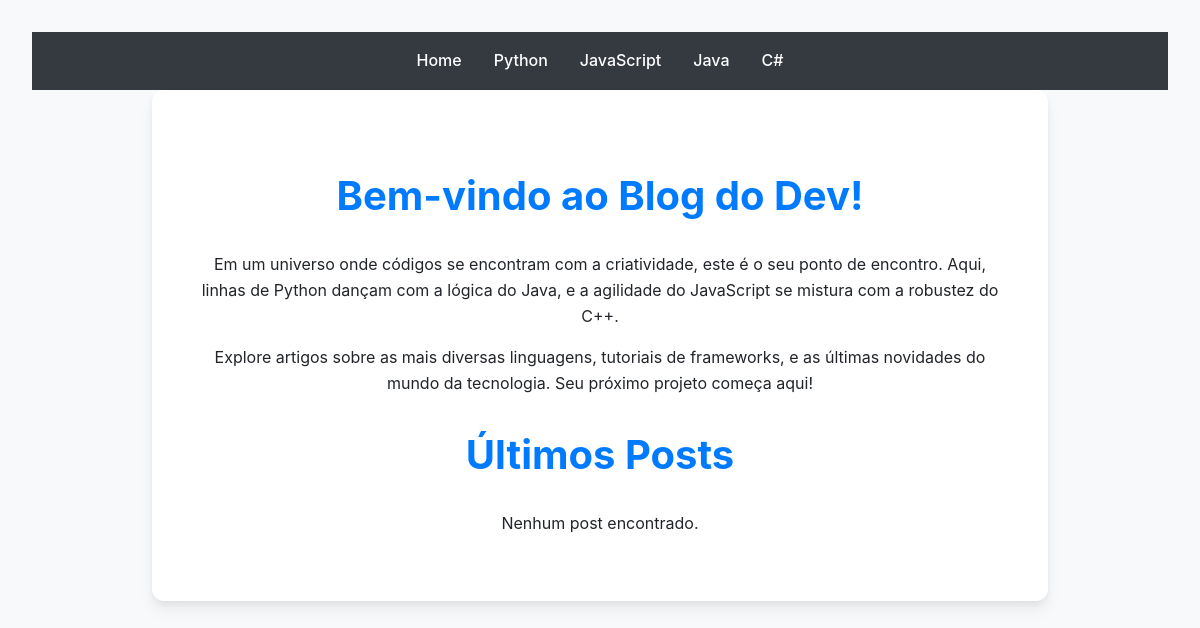
Before: / with the older database file.
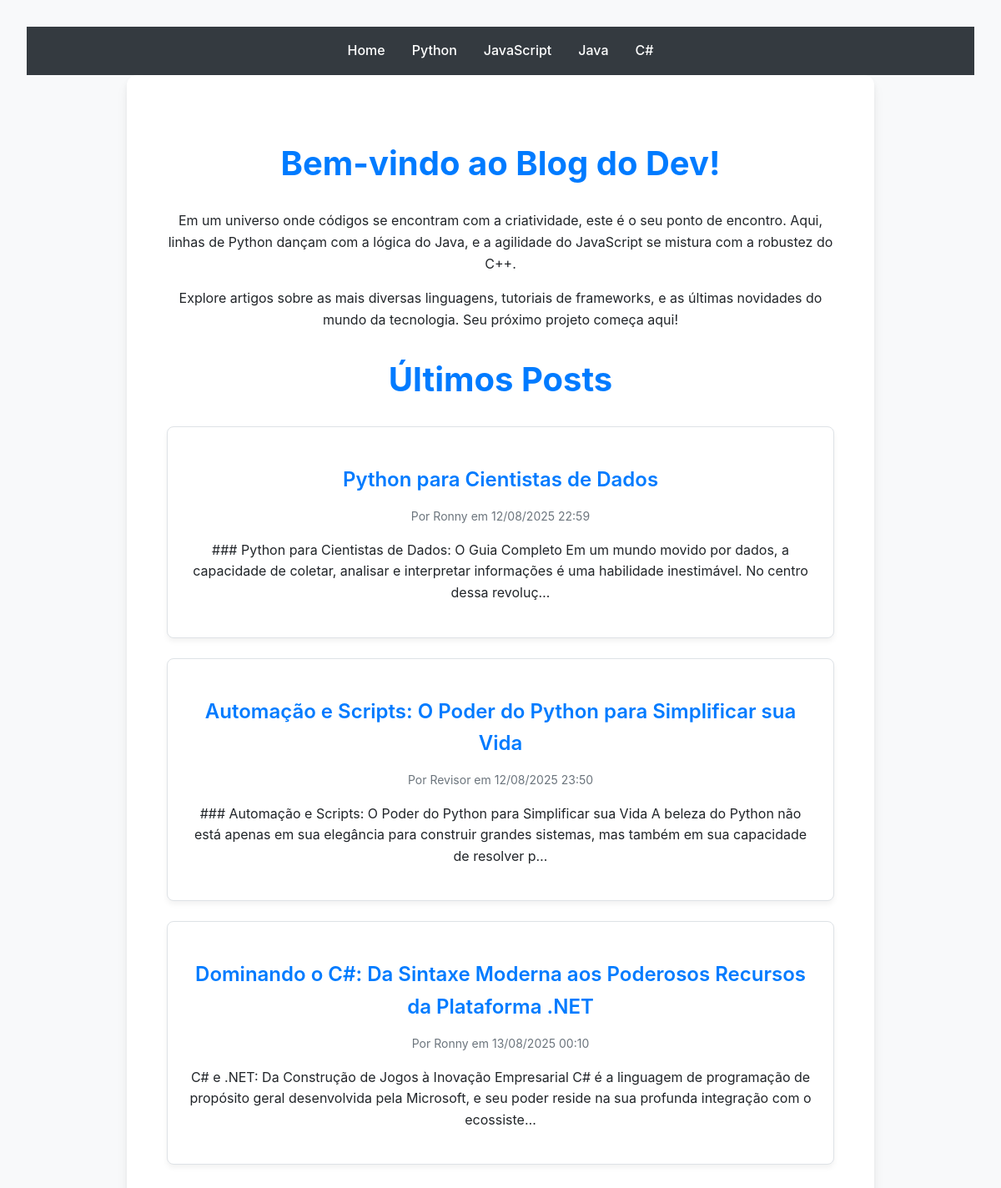
After: the same page with the newer database file.
### posts/models.py (models this page shows, shortened)
class Post(models.Model):
    titulo = models.CharField(max_length=200)
    conteudo = models.TextField()
    linguagem = models.CharField(max_length=4, choices=LINGUAGENS, default='PY') # Novo campo
    autor = models.ForeignKey(User, on_delete=models.CASCADE)
    data_publicacao = models.DateTimeField(auto_now_add=True)

### posts/views.py (the view)
# urls.py: path('',views.index,name='index'),
def index(request):
    posts = Post.objects.all()
    context = {
        'posts': posts
    }
    return render(request, 'index.html', context)

### posts/templates/index.html (shortened to what this page needs)
<!DOCTYPE html>
<html lang="pt-br">
<head>
</head>
<body>
<nav class="navbar">
    <a href="{% url 'index' %}">Home</a>
    <a href="{% url 'posts_por_linguagem' 'PY' %}">Python</a>
    <a href="{% url 'posts_por_linguagem' 'JS' %}">JavaScript</a>
    <a href="{% url 'posts_por_linguagem' 'JAVA' %}">Java</a>
    <a href="{% url 'posts_por_linguagem' 'CS' %}">C#</a>
</nav>
    <div class="container">
        <h1>Bem-vindo ao Blog do Dev!</h1>
        <p>
            Em um universo onde códigos se encontram com a criatividade, este é o seu ponto de encontro.
            Aqui, linhas de Python dançam com a lógica do Java, e a agilidade do JavaScript se mistura com a robustez do C++.
        </p>
        <p>
            Explore artigos sobre as mais diversas linguagens, tutoriais de frameworks, e as últimas novidades do mundo da tecnologia.
            Seu próximo projeto começa aqui!
        </p>
     <div class="">
        <body>
    <div class="">
        <h1>Últimos Posts</h1>
        {% for post in posts %}
            <div class="post-item">
                <h2 class="post-title"><a href="{% url 'post_detalhe' post.pk %}">{{ post.titulo }}</a></h2>
                <p class="post-meta">Por {{ post.autor }} em {{ post.data_publicacao|date:"d/m/Y H:i" }}</p>
                <p>{{ post.conteudo|truncatechars:200 }}</p>
            </div>
        {% empty %}
            <p>Nenhum post encontrado.</p>
        {% endfor %}
    </div>
</body>
  </div>
    </div>
</body>
</html>

### posts/templates/index.html (style rules this page uses)
body { font-family: -apple-system, BlinkMacSystemFont, "Segoe UI", Roboto, "Helvetica Neue", Arial, sans-serif; background-color: #f8f9fa; color: #212529; line-height: 1.6; margin: 0; padding: 0; text-align: center; }
.container { max-width: 800px; margin: 3rem auto; padding: 3rem; background-color: #ffffff; border-radius: 12px; box-shadow: 0 10px 15px rgba(0, 0, 0, 0.05), 0 4px 6px rgba(0, 0, 0, 0.05); }
h1 { font-size: 2.5rem; font-weight: 700; margin-bottom: 1.5rem; color: #007bff; }
p { font-size: 1rem; margin-bottom: 1rem; }
a { color: #0056b3; text-decoration: none; font-weight: 600; transition: color 0.2s ease-in-out; }
.navbar { background-color: #343a40; padding: 1rem; display: flex; justify-content: center; }
.navbar a { color: #ffffff; text-decoration: none; margin: 0 1rem; font-size: 1rem; font-weight: 500; }
body { font-family: -apple-system, BlinkMacSystemFont, "Segoe UI", Roboto, "Helvetica Neue", Arial, sans-serif; background-color: #f8f9fa; color: #212529; line-height: 1.6; margin: 0; padding: 2rem; }
.container { max-width: 800px; margin: 0 auto; }
.post-item { background-color: #ffffff; border: 1px solid #dee2e6; border-radius: 8px; padding: 1.5rem; margin-bottom: 1.5rem; box-shadow: 0 4px 6px rgba(0, 0, 0, 0.05); }
.post-title { font-size: 1.5rem; margin-bottom: 0.5rem; }
.post-title a { text-decoration: none; color: #007bff; }
.post-meta { font-size: 0.875rem; color: #6c757d; margin-bottom: 1rem; }

Changed rows visible on the page:
added Post: titulo "Python para Cientistas de Dados", autor "Ronny", data_publicacao "12/08/2025 22:59", conteudo "### Python para Cientistas de Dados: O Guia Completo Em um mundo movido por dados, a capacidade de coletar, analisar e interpretar informações é uma habilidade inestimável. No centro dessa revoluç…"
added Post: titulo "Automação e Scripts: O Poder do Python para Simplificar sua Vida", autor "Revisor", data_publicacao "12/08/2025 23:50", conteudo "### Automação e Scripts: O Poder do Python para Simplificar sua Vida A beleza do Python não está apenas em sua elegância para construir grandes sistemas, mas também em sua capacidade de resolver p…"
added Post: titulo "Dominando o C#: Da Sintaxe Moderna aos Poderosos Recursos da Plataforma .NET", autor "Ronny", data_publicacao "13/08/2025 00:10", conteudo "C# e .NET: Da Construção de Jogos à Inovação Empresarial C# é a linguagem de programação de propósito geral desenvolvida pela Microsoft, e seu poder reside na sua profunda integração com o ecossiste…"
Other visible differences:
text no longer shown: "Nenhum post encontrado."
